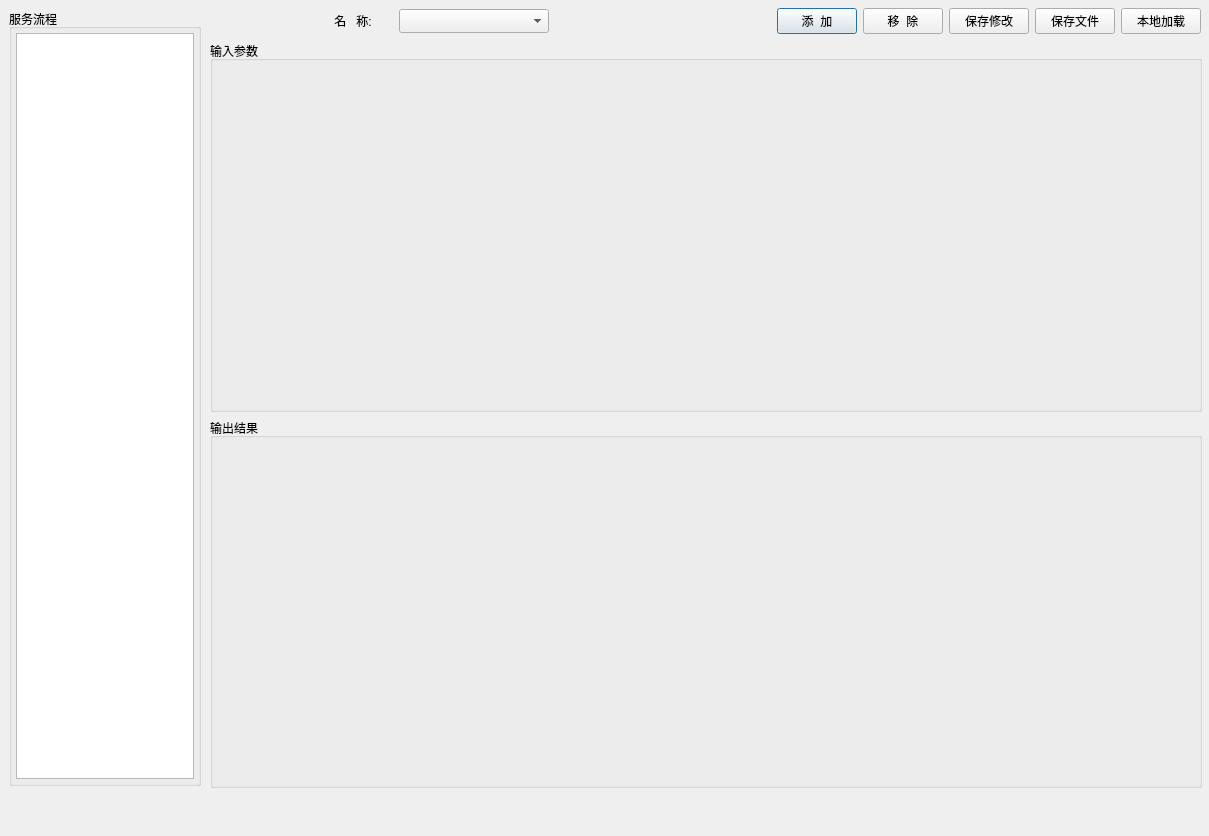
<?xml version="1.0" encoding="UTF-8"?>
<ui version="4.0">
 <class>InitService</class>
 <widget class="QDialog" name="InitService">
  <property name="geometry">
   <rect>
    <x>0</x>
    <y>0</y>
    <width>1209</width>
    <height>836</height>
   </rect>
  </property>
  <property name="windowTitle">
   <string>Dialog</string>
  </property>
  <layout class="QVBoxLayout" name="verticalLayout">
   <property name="spacing">
    <number>0</number>
   </property>
   <property name="margin">
    <number>0</number>
   </property>
   <item>
    <widget class="QWidget" name="widget" native="true">
     <layout class="QVBoxLayout" name="verticalLayout_2">
      <property name="margin">
       <number>4</number>
      </property>
      <item>
       <widget class="QWidget" name="widget_2" native="true">
        <layout class="QHBoxLayout" name="horizontalLayout" stretch="1,3">
         <property name="spacing">
          <number>3</number>
         </property>
         <property name="margin">
          <number>1</number>
         </property>
         <item>
          <widget class="QWidget" name="widget_4" native="true">
           <property name="maximumSize">
            <size>
             <width>200</width>
             <height>16777215</height>
            </size>
           </property>
           <layout class="QVBoxLayout" name="verticalLayout_3">
            <property name="spacing">
             <number>4</number>
            </property>
            <property name="margin">
             <number>4</number>
            </property>
            <item>
             <widget class="QGroupBox" name="groupBox_5">
              <property name="title">
               <string>服务流程</string>
              </property>
              <layout class="QVBoxLayout" name="verticalLayout_9">
               <property name="margin">
                <number>4</number>
               </property>
               <item>
                <widget class="QListWidget" name="serviceList"/>
               </item>
              </layout>
             </widget>
            </item>
           </layout>
          </widget>
         </item>
         <item>
          <widget class="QWidget" name="widget_5" native="true">
           <layout class="QVBoxLayout" name="verticalLayout_6" stretch="0,1,1">
            <property name="margin">
             <number>2</number>
            </property>
            <item>
             <widget class="QWidget" name="widget_9" native="true">
              <property name="maximumSize">
               <size>
                <width>16777215</width>
                <height>30</height>
               </size>
              </property>
              <layout class="QHBoxLayout" name="horizontalLayout_3">
               <property name="margin">
                <number>1</number>
               </property>
               <item>
                <spacer name="horizontalSpacer_2">
                 <property name="orientation">
                  <enum>Qt::Horizontal</enum>
                 </property>
                 <property name="sizeHint" stdset="0">
                  <size>
                   <width>40</width>
                   <height>20</height>
                  </size>
                 </property>
                </spacer>
               </item>
               <item>
                <widget class="QLabel" name="label">
                 <property name="minimumSize">
                  <size>
                   <width>80</width>
                   <height>25</height>
                  </size>
                 </property>
                 <property name="maximumSize">
                  <size>
                   <width>80</width>
                   <height>16777215</height>
                  </size>
                 </property>
                 <property name="text">
                  <string>名   称:</string>
                 </property>
                 <property name="alignment">
                  <set>Qt::AlignCenter</set>
                 </property>
                </widget>
               </item>
               <item>
                <widget class="QComboBox" name="serviceName">
                 <property name="minimumSize">
                  <size>
                   <width>150</width>
                   <height>24</height>
                  </size>
                 </property>
                </widget>
               </item>
               <item>
                <spacer name="horizontalSpacer">
                 <property name="orientation">
                  <enum>Qt::Horizontal</enum>
                 </property>
                 <property name="sizeHint" stdset="0">
                  <size>
                   <width>222</width>
                   <height>20</height>
                  </size>
                 </property>
                </spacer>
               </item>
               <item>
                <widget class="QPushButton" name="addService">
                 <property name="minimumSize">
                  <size>
                   <width>55</width>
                   <height>25</height>
                  </size>
                 </property>
                 <property name="text">
                  <string>添  加</string>
                 </property>
                </widget>
               </item>
               <item>
                <widget class="QPushButton" name="removeService">
                 <property name="minimumSize">
                  <size>
                   <width>55</width>
                   <height>25</height>
                  </size>
                 </property>
                 <property name="text">
                  <string>移  除</string>
                 </property>
                </widget>
               </item>
               <item>
                <widget class="QPushButton" name="applyUpdate">
                 <property name="minimumSize">
                  <size>
                   <width>55</width>
                   <height>25</height>
                  </size>
                 </property>
                 <property name="text">
                  <string>保存修改</string>
                 </property>
                </widget>
               </item>
               <item>
                <widget class="QPushButton" name="saveToDisk">
                 <property name="minimumSize">
                  <size>
                   <width>55</width>
                   <height>25</height>
                  </size>
                 </property>
                 <property name="text">
                  <string>保存文件</string>
                 </property>
                </widget>
               </item>
               <item>
                <widget class="QPushButton" name="loadFromDisk">
                 <property name="minimumSize">
                  <size>
                   <width>55</width>
                   <height>25</height>
                  </size>
                 </property>
                 <property name="text">
                  <string>本地加载</string>
                 </property>
                </widget>
               </item>
              </layout>
             </widget>
            </item>
            <item>
             <widget class="QGroupBox" name="groupBox">
              <property name="title">
               <string>输入参数</string>
              </property>
              <layout class="QHBoxLayout" name="horizontalLayout_2" stretch="0">
               <property name="spacing">
                <number>3</number>
               </property>
               <property name="margin">
                <number>4</number>
               </property>
               <item>
                <widget class="QWidget" name="inputWidget" native="true">
                 <property name="sizePolicy">
                  <sizepolicy hsizetype="Expanding" vsizetype="Preferred">
                   <horstretch>0</horstretch>
                   <verstretch>0</verstretch>
                  </sizepolicy>
                 </property>
                </widget>
               </item>
              </layout>
             </widget>
            </item>
            <item>
             <widget class="QGroupBox" name="groupBox_2">
              <property name="title">
               <string>输出结果</string>
              </property>
              <layout class="QVBoxLayout" name="verticalLayout_5">
               <property name="spacing">
                <number>3</number>
               </property>
               <property name="margin">
                <number>4</number>
               </property>
               <item>
                <widget class="QWidget" name="outputWidget" native="true"/>
               </item>
              </layout>
             </widget>
            </item>
           </layout>
          </widget>
         </item>
        </layout>
       </widget>
      </item>
      <item>
       <widget class="QWidget" name="widget_3" native="true">
        <property name="minimumSize">
         <size>
          <width>0</width>
          <height>35</height>
         </size>
        </property>
        <property name="maximumSize">
         <size>
          <width>16777215</width>
          <height>35</height>
         </size>
        </property>
       </widget>
      </item>
     </layout>
    </widget>
   </item>
  </layout>
 </widget>
 <resources/>
 <connections/>
</ui>
